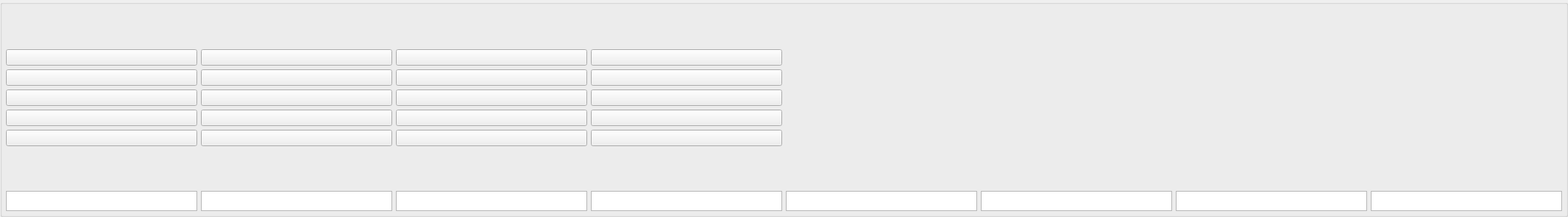
    <widget class="QGroupBox" name="groupBox_2">
     <property name="minimumSize">
      <size>
       <width>1</width>
       <height>1</height>
      </size>
     </property>
     <property name="styleSheet">
      <string notr="true"/>
     </property>
     <property name="title">
      <string/>
     </property>
     <layout class="QVBoxLayout" name="verticalLayout">
      <property name="spacing">
       <number>5</number>
      </property>
      <property name="leftMargin">
       <number>5</number>
      </property>
      <property name="topMargin">
       <number>5</number>
      </property>
      <property name="rightMargin">
       <number>5</number>
      </property>
      <property name="bottomMargin">
       <number>5</number>
      </property>
      <item>
       <layout class="QGridLayout" name="gridLayout_2">
        <item row="3" column="0">
         <widget class="QPushButton" name="AIn1_xover">
          <property name="minimumSize">
           <size>
            <width>50</width>
            <height>0</height>
           </size>
          </property>
          <property name="focusPolicy">
           <enum>Qt::NoFocus</enum>
          </property>
          <property name="text">
           <string/>
          </property>
         </widget>
        </item>
        <item row="8" column="5">
         <widget class="QTextEdit" name="textEdit_7">
          <property name="minimumSize">
           <size>
            <width>50</width>
            <height>0</height>
           </size>
          </property>
          <property name="maximumSize">
           <size>
            <width>16777215</width>
            <height>27</height>
           </size>
          </property>
          <property name="verticalScrollBarPolicy">
           <enum>Qt::ScrollBarAlwaysOff</enum>
          </property>
          <property name="horizontalScrollBarPolicy">
           <enum>Qt::ScrollBarAlwaysOff</enum>
          </property>
         </widget>
        </item>
        <item row="8" column="3">
         <widget class="QTextEdit" name="textEdit_5">
          <property name="minimumSize">
           <size>
            <width>50</width>
            <height>0</height>
           </size>
          </property>
          <property name="maximumSize">
           <size>
            <width>16777215</width>
            <height>27</height>
           </size>
          </property>
          <property name="verticalScrollBarPolicy">
           <enum>Qt::ScrollBarAlwaysOff</enum>
          </property>
          <property name="horizontalScrollBarPolicy">
           <enum>Qt::ScrollBarAlwaysOff</enum>
          </property>
         </widget>
        </item>
        <item row="2" column="2">
         <widget class="QPushButton" name="AIn3_Eq">
          <property name="minimumSize">
           <size>
            <width>50</width>
            <height>0</height>
           </size>
          </property>
          <property name="focusPolicy">
           <enum>Qt::NoFocus</enum>
          </property>
          <property name="text">
           <string/>
          </property>
         </widget>
        </item>
        <item row="6" column="1">
         <widget class="QPushButton" name="AIn2_Phase">
          <property name="minimumSize">
           <size>
            <width>50</width>
            <height>0</height>
           </size>
          </property>
          <property name="focusPolicy">
           <enum>Qt::NoFocus</enum>
          </property>
          <property name="text">
           <string/>
          </property>
          <property name="checkable">
           <bool>true</bool>
          </property>
         </widget>
        </item>
        <item row="3" column="1">
         <widget class="QPushButton" name="AIn2_xover">
          <property name="minimumSize">
           <size>
            <width>50</width>
            <height>0</height>
           </size>
          </property>
          <property name="focusPolicy">
           <enum>Qt::NoFocus</enum>
          </property>
          <property name="text">
           <string/>
          </property>
         </widget>
        </item>
        <item row="8" column="0">
         <widget class="QTextEdit" name="textEdit_2">
          <property name="minimumSize">
           <size>
            <width>50</width>
            <height>0</height>
           </size>
          </property>
          <property name="maximumSize">
           <size>
            <width>16777215</width>
            <height>27</height>
           </size>
          </property>
          <property name="verticalScrollBarPolicy">
           <enum>Qt::ScrollBarAlwaysOff</enum>
          </property>
          <property name="horizontalScrollBarPolicy">
           <enum>Qt::ScrollBarAlwaysOff</enum>
          </property>
         </widget>
        </item>
        <item row="2" column="0">
         <widget class="QPushButton" name="AIn1_Eq">
          <property name="minimumSize">
           <size>
            <width>50</width>
            <height>0</height>
           </size>
          </property>
          <property name="focusPolicy">
           <enum>Qt::NoFocus</enum>
          </property>
          <property name="text">
           <string/>
          </property>
         </widget>
        </item>
        <item row="5" column="3">
         <widget class="QPushButton" name="AIn4_Dyn">
          <property name="minimumSize">
           <size>
            <width>50</width>
            <height>0</height>
           </size>
          </property>
          <property name="focusPolicy">
           <enum>Qt::NoFocus</enum>
          </property>
          <property name="text">
           <string/>
          </property>
         </widget>
        </item>
        <item row="1" column="1">
         <widget class="QPushButton" name="AIn2_Mute">
          <property name="minimumSize">
           <size>
            <width>50</width>
            <height>0</height>
           </size>
          </property>
          <property name="focusPolicy">
           <enum>Qt::NoFocus</enum>
          </property>
          <property name="text">
           <string/>
          </property>
          <property name="checkable">
           <bool>true</bool>
          </property>
          <property name="form" stdset="0">
           <cstring>Mute</cstring>
          </property>
         </widget>
        </item>
        <item row="8" column="1">
         <widget class="QTextEdit" name="textEdit_3">
          <property name="minimumSize">
           <size>
            <width>50</width>
            <height>0</height>
           </size>
          </property>
          <property name="maximumSize">
           <size>
            <width>16777215</width>
            <height>27</height>
           </size>
          </property>
          <property name="verticalScrollBarPolicy">
           <enum>Qt::ScrollBarAlwaysOff</enum>
          </property>
          <property name="horizontalScrollBarPolicy">
           <enum>Qt::ScrollBarAlwaysOff</enum>
          </property>
         </widget>
        </item>
        <item row="3" column="3">
         <widget class="QPushButton" name="AIn4_xover">
          <property name="minimumSize">
           <size>
            <width>50</width>
            <height>0</height>
           </size>
          </property>
          <property name="focusPolicy">
           <enum>Qt::NoFocus</enum>
          </property>
          <property name="text">
           <string/>
          </property>
         </widget>
        </item>
        <item row="5" column="2">
         <widget class="QPushButton" name="AIn3_Dyn">
          <property name="minimumSize">
           <size>
            <width>50</width>
            <height>0</height>
           </size>
          </property>
          <property name="focusPolicy">
           <enum>Qt::NoFocus</enum>
          </property>
          <property name="text">
           <string/>
          </property>
         </widget>
        </item>
        <item row="1" column="3">
         <widget class="QPushButton" name="AIn4_Mute">
          <property name="minimumSize">
           <size>
            <width>50</width>
            <height>0</height>
           </size>
          </property>
          <property name="focusPolicy">
           <enum>Qt::NoFocus</enum>
          </property>
          <property name="text">
           <string/>
          </property>
          <property name="checkable">
           <bool>true</bool>
          </property>
          <property name="form" stdset="0">
           <cstring>Mute</cstring>
          </property>
         </widget>
        </item>
        <item row="1" column="2">
         <widget class="QPushButton" name="AIn3_Mute">
          <property name="minimumSize">
           <size>
            <width>50</width>
            <height>0</height>
           </size>
          </property>
          <property name="focusPolicy">
           <enum>Qt::NoFocus</enum>
          </property>
          <property name="text">
           <string/>
          </property>
          <property name="checkable">
           <bool>true</bool>
          </property>
          <property name="form" stdset="0">
           <cstring>Mute</cstring>
          </property>
         </widget>
        </item>
        <item row="6" column="0">
         <widget class="QPushButton" name="AIn1_Phase">
          <property name="minimumSize">
           <size>
            <width>50</width>
            <height>0</height>
           </size>
          </property>
          <property name="focusPolicy">
           <enum>Qt::NoFocus</enum>
          </property>
          <property name="text">
           <string/>
          </property>
          <property name="checkable">
           <bool>true</bool>
          </property>
         </widget>
        </item>
        <item row="8" column="6">
         <widget class="QTextEdit" name="textEdit_8">
          <property name="minimumSize">
           <size>
            <width>50</width>
            <height>0</height>
           </size>
          </property>
          <property name="maximumSize">
           <size>
            <width>16777215</width>
            <height>27</height>
           </size>
          </property>
          <property name="verticalScrollBarPolicy">
           <enum>Qt::ScrollBarAlwaysOff</enum>
          </property>
          <property name="horizontalScrollBarPolicy">
           <enum>Qt::ScrollBarAlwaysOff</enum>
          </property>
         </widget>
        </item>
        <item row="0" column="1">
         <widget class="ConfigGainWidget" name="AIn2_Gain" native="true">
          <property name="minimumSize">
           <size>
            <width>50</width>
            <height>50</height>
           </size>
          </property>
          <property name="MinValue" stdset="0">
           <double>-60.000000000000000</double>
          </property>
          <property name="MaxValue" stdset="0">
           <double>12.000000000000000</double>
          </property>
         </widget>
        </item>
        <item row="0" column="0">
         <widget class="ConfigGainWidget" name="AIn1_Gain" native="true">
          <property name="minimumSize">
           <size>
            <width>50</width>
            <height>50</height>
           </size>
          </property>
          <property name="MinValue" stdset="0">
           <double>-60.000000000000000</double>
          </property>
          <property name="MaxValue" stdset="0">
           <double>12.000000000000000</double>
          </property>
         </widget>
        </item>
        <item row="8" column="4">
         <widget class="QTextEdit" name="textEdit_6">
          <property name="minimumSize">
           <size>
            <width>50</width>
            <height>0</height>
           </size>
          </property>
          <property name="maximumSize">
           <size>
            <width>16777215</width>
            <height>27</height>
           </size>
          </property>
          <property name="verticalScrollBarPolicy">
           <enum>Qt::ScrollBarAlwaysOff</enum>
          </property>
          <property name="horizontalScrollBarPolicy">
           <enum>Qt::ScrollBarAlwaysOff</enum>
          </property>
         </widget>
        </item>
        <item row="8" column="2">
         <widget class="QTextEdit" name="textEdit_4">
          <property name="minimumSize">
           <size>
            <width>50</width>
            <height>0</height>
           </size>
          </property>
          <property name="maximumSize">
           <size>
            <width>16777215</width>
            <height>27</height>
           </size>
          </property>
          <property name="verticalScrollBarPolicy">
           <enum>Qt::ScrollBarAlwaysOff</enum>
          </property>
          <property name="horizontalScrollBarPolicy">
           <enum>Qt::ScrollBarAlwaysOff</enum>
          </property>
         </widget>
        </item>
        <item row="1" column="0">
         <widget class="QPushButton" name="AIn1_Mute">
          <property name="minimumSize">
           <size>
            <width>50</width>
            <height>0</height>
           </size>
          </property>
          <property name="focusPolicy">
           <enum>Qt::NoFocus</enum>
          </property>
          <property name="text">
           <string/>
          </property>
          <property name="checkable">
           <bool>true</bool>
          </property>
          <property name="form" stdset="0">
           <cstring>Mute</cstring>
          </property>
         </widget>
        </item>
        <item row="6" column="3">
         <widget class="QPushButton" name="AIn4_Phase">
          <property name="minimumSize">
           <size>
            <width>50</width>
            <height>0</height>
           </size>
          </property>
          <property name="focusPolicy">
           <enum>Qt::NoFocus</enum>
          </property>
          <property name="text">
           <string/>
          </property>
          <property name="checkable">
           <bool>true</bool>
          </property>
         </widget>
        </item>
        <item row="0" column="2">
         <widget class="ConfigGainWidget" name="AIn3_Gain" native="true">
          <property name="minimumSize">
           <size>
            <width>50</width>
            <height>50</height>
           </size>
          </property>
          <property name="MinValue" stdset="0">
           <double>-60.000000000000000</double>
          </property>
          <property name="MaxValue" stdset="0">
           <double>12.000000000000000</double>
          </property>
         </widget>
        </item>
        <item row="2" column="1">
         <widget class="QPushButton" name="AIn2_Eq">
          <property name="minimumSize">
           <size>
            <width>50</width>
            <height>0</height>
           </size>
          </property>
          <property name="focusPolicy">
           <enum>Qt::NoFocus</enum>
          </property>
          <property name="text">
           <string/>
          </property>
         </widget>
        </item>
        <item row="6" column="2">
         <widget class="QPushButton" name="AIn3_Phase">
          <property name="minimumSize">
           <size>
            <width>50</width>
            <height>0</height>
           </size>
          </property>
          <property name="focusPolicy">
           <enum>Qt::NoFocus</enum>
          </property>
          <property name="text">
           <string/>
          </property>
          <property name="checkable">
           <bool>true</bool>
          </property>
         </widget>
        </item>
        <item row="0" column="4">
         <spacer name="horizontalSpacer">
          <property name="minimumSize">
           <size>
            <width>50</width>
            <height>0</height>
           </size>
          </property>
          <property name="orientation">
           <enum>Qt::Horizontal</enum>
          </property>
          <property name="sizeHint" stdset="0">
           <size>
            <width>65</width>
            <height>20</height>
           </size>
          </property>
         </spacer>
        </item>
        <item row="0" column="3">
         <widget class="ConfigGainWidget" name="AIn4_Gain" native="true">
          <property name="minimumSize">
           <size>
            <width>50</width>
            <height>50</height>
           </size>
          </property>
          <property name="MinValue" stdset="0">
           <double>-60.000000000000000</double>
          </property>
          <property name="MaxValue" stdset="0">
           <double>12.000000000000000</double>
          </property>
         </widget>
        </item>
        <item row="3" column="2">
         <widget class="QPushButton" name="AIn3_xover">
          <property name="minimumSize">
           <size>
            <width>50</width>
            <height>0</height>
           </size>
          </property>
          <property name="focusPolicy">
           <enum>Qt::NoFocus</enum>
          </property>
          <property name="text">
           <string/>
          </property>
         </widget>
        </item>
        <item row="0" column="5">
         <spacer name="horizontalSpacer_2">
          <property name="minimumSize">
           <size>
            <width>50</width>
            <height>0</height>
           </size>
          </property>
          <property name="orientation">
           <enum>Qt::Horizontal</enum>
          </property>
          <property name="sizeHint" stdset="0">
           <size>
            <width>40</width>
            <height>20</height>
           </size>
          </property>
         </spacer>
        </item>
        <item row="0" column="6">
         <spacer name="horizontalSpacer_3">
          <property name="minimumSize">
           <size>
            <width>50</width>
            <height>0</height>
           </size>
          </property>
          <property name="orientation">
           <enum>Qt::Horizontal</enum>
          </property>
          <property name="sizeHint" stdset="0">
           <size>
            <width>40</width>
            <height>20</height>
           </size>
          </property>
         </spacer>
        </item>
        <item row="5" column="1">
         <widget class="QPushButton" name="AIn2_Dyn">
          <property name="minimumSize">
           <size>
            <width>50</width>
            <height>0</height>
           </size>
          </property>
          <property name="focusPolicy">
           <enum>Qt::NoFocus</enum>
          </property>
          <property name="text">
           <string/>
          </property>
         </widget>
        </item>
        <item row="0" column="7">
         <spacer name="horizontalSpacer_4">
          <property name="minimumSize">
           <size>
            <width>50</width>
            <height>0</height>
           </size>
          </property>
          <property name="orientation">
           <enum>Qt::Horizontal</enum>
          </property>
          <property name="sizeHint" stdset="0">
           <size>
            <width>40</width>
            <height>20</height>
           </size>
          </property>
         </spacer>
        </item>
        <item row="8" column="7">
         <widget class="QTextEdit" name="textEdit_9">
          <property name="minimumSize">
           <size>
            <width>50</width>
            <height>0</height>
           </size>
          </property>
          <property name="maximumSize">
           <size>
            <width>16777215</width>
            <height>27</height>
           </size>
          </property>
          <property name="verticalScrollBarPolicy">
           <enum>Qt::ScrollBarAlwaysOff</enum>
          </property>
          <property name="horizontalScrollBarPolicy">
           <enum>Qt::ScrollBarAlwaysOff</enum>
          </property>
         </widget>
        </item>
        <item row="5" column="0">
         <widget class="QPushButton" name="AIn1_Dyn">
          <property name="minimumSize">
           <size>
            <width>50</width>
            <height>0</height>
           </size>
          </property>
          <property name="focusPolicy">
           <enum>Qt::NoFocus</enum>
          </property>
          <property name="text">
           <string/>
          </property>
         </widget>
        </item>
        <item row="2" column="3">
         <widget class="QPushButton" name="AIn4_Eq">
          <property name="minimumSize">
           <size>
            <width>50</width>
            <height>0</height>
           </size>
          </property>
          <property name="focusPolicy">
           <enum>Qt::NoFocus</enum>
          </property>
          <property name="text">
           <string/>
          </property>
         </widget>
        </item>
        <item row="7" column="0">
         <widget class="ConfigGainWidget" name="AIn1_delay_ms" native="true">
          <property name="minimumSize">
           <size>
            <width>50</width>
            <height>50</height>
           </size>
          </property>
          <property name="Decimals" stdset="0">
           <number>3</number>
          </property>
         </widget>
        </item>
        <item row="7" column="3">
         <widget class="ConfigGainWidget" name="AIn4_delay_ms" native="true">
          <property name="minimumSize">
           <size>
            <width>50</width>
            <height>50</height>
           </size>
          </property>
          <property name="Decimals" stdset="0">
           <number>3</number>
          </property>
         </widget>
        </item>
        <item row="7" column="2">
         <widget class="ConfigGainWidget" name="AIn3_delay_ms" native="true">
          <property name="minimumSize">
           <size>
            <width>50</width>
            <height>50</height>
           </size>
          </property>
          <property name="Decimals" stdset="0">
           <number>3</number>
          </property>
         </widget>
        </item>
        <item row="7" column="1">
         <widget class="ConfigGainWidget" name="AIn2_delay_ms" native="true">
          <property name="minimumSize">
           <size>
            <width>50</width>
            <height>50</height>
           </size>
          </property>
          <property name="Decimals" stdset="0">
           <number>3</number>
          </property>
         </widget>
        </item>
       </layout>
      </item>
     </layout>
    </widget>
